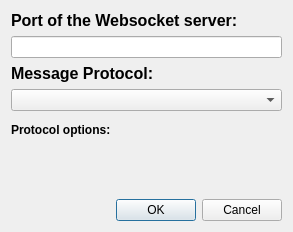
<?xml version="1.0" encoding="UTF-8"?>
<ui version="4.0">
 <class>WebSocketDialog</class>
 <widget class="QWidget" name="WebSocketDialog">
  <property name="geometry">
   <rect>
    <x>0</x>
    <y>0</y>
    <width>293</width>
    <height>232</height>
   </rect>
  </property>
  <property name="windowTitle">
   <string>WebSocket Server</string>
  </property>
  <layout class="QVBoxLayout" name="verticalLayout">
   <item>
    <widget class="QLabel" name="label">
     <property name="font">
      <font>
       <pointsize>12</pointsize>
       <weight>75</weight>
       <bold>true</bold>
      </font>
     </property>
     <property name="text">
      <string>Port of the Websocket server:</string>
     </property>
    </widget>
   </item>
   <item>
    <widget class="QLineEdit" name="lineEditPort"/>
   </item>
   <item>
    <widget class="QLabel" name="label_2">
     <property name="font">
      <font>
       <pointsize>12</pointsize>
       <weight>75</weight>
       <bold>true</bold>
      </font>
     </property>
     <property name="text">
      <string>Message Protocol:</string>
     </property>
    </widget>
   </item>
   <item>
    <widget class="QComboBox" name="comboBoxProtocol"/>
   </item>
   <item>
    <widget class="QWidget" name="boxOptions" native="true">
     <layout class="QVBoxLayout" name="layoutOptions">
      <property name="leftMargin">
       <number>0</number>
      </property>
      <property name="topMargin">
       <number>6</number>
      </property>
      <property name="rightMargin">
       <number>0</number>
      </property>
      <property name="bottomMargin">
       <number>6</number>
      </property>
      <item>
       <widget class="QLabel" name="label_3">
        <property name="font">
         <font>
          <weight>75</weight>
          <bold>true</bold>
         </font>
        </property>
        <property name="text">
         <string>Protocol options:</string>
        </property>
       </widget>
      </item>
     </layout>
    </widget>
   </item>
   <item>
    <spacer name="verticalSpacer">
     <property name="orientation">
      <enum>Qt::Vertical</enum>
     </property>
     <property name="sizeHint" stdset="0">
      <size>
       <width>20</width>
       <height>40</height>
      </size>
     </property>
    </spacer>
   </item>
   <item>
    <widget class="QDialogButtonBox" name="buttonBox">
     <property name="standardButtons">
      <set>QDialogButtonBox::Cancel|QDialogButtonBox::Ok</set>
     </property>
    </widget>
   </item>
  </layout>
 </widget>
 <resources/>
 <connections/>
</ui>
